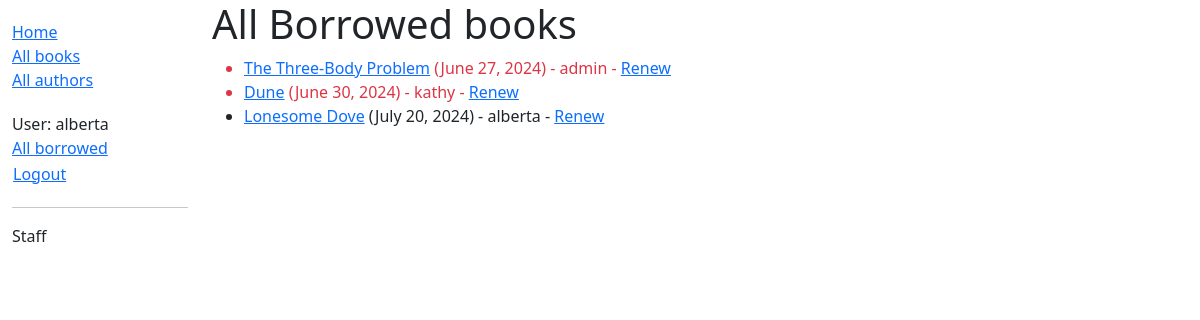
/catalog/borrowedbooks/ (signed in), run on the app's committed database.
### catalog/models.py (models this page shows, shortened)
class BookInstance(models.Model):
    id = models.UUIDField(primary_key=True, default=uuid.uuid4,
                          help_text="Unique ID for this particular book across whole library")
    book = models.ForeignKey('Book', on_delete=models.RESTRICT, null=True)
    imprint = models.CharField(max_length=200)
    due_back = models.DateField(null=True, blank=True)
    LOAN_STATUS = (
        ('m', 'Maintenance'),
        ('o', 'On loan'),
        ('a', 'Available'),
        ('r', 'Reserved'),
    )
    status = models.CharField(
        max_length=1,
        choices=LOAN_STATUS,
        blank=True,
        default='m',
        help_text='Book availability',
    )
    borrower = models.ForeignKey(
        settings.AUTH_USER_MODEL,
        on_delete=models.SET_NULL,
        null=True,
        blank=True,
    )
    class Meta:
        ordering = ['due_back']
        permissions = (('can_mark_returned', 'Set book as returned'),)
    @property
    def is_overdue(self):
        return bool(self.due_back and date.today() > self.due_back)

class Book(models.Model):
    title = models.CharField(max_length=200)
    author = models.ForeignKey('Author', on_delete=models.RESTRICT, null=True)
    summary = models.TextField(
        max_length=1000, help_text="Enter a brief description of the book")
    isbn = models.CharField('ISBN', max_length=13,
        unique=True,
        help_text='13 Character <a href="https://www.isbn-international.org/content/what-isbn'
            '">ISBN number</a>')
    genre = models.ManyToManyField(
        Genre, help_text="Select a genre for this book")
    language = models.ForeignKey('Language', on_delete=models.SET_NULL, null=True)
    def display_genre(self):
        """Create a string for the Genre. This is required to display genre in Admin."""
        return ', '.join(genre.name for genre in self.genre.all()[:3])
    display_genre.short_description = 'Genre'

### catalog/views.py (the view)
# urls.py: path('borrowedbooks/', views.LoanedBooksListView.as_view(), name='borrowed')
class LoanedBooksListView(PermissionRequiredMixin, generic.ListView):
	model = BookInstance
	paginate_by = 10
	permission_required = ('catalog.can_mark_returned',)
	def get_queryset(self):
		return (
			BookInstance.objects.filter(status__exact='o').order_by('due_back')
		)

### catalog/templates/catalog/bookinstance_list.html
{% extends 'base_generic.html' %}
{% block content %}
    <h1>All Borrowed books</h1>
    {% if bookinstance_list %}
        <ul>
            {% for bookinst in bookinstance_list %}
                <li class="{% if bookinst.is_overdue %}text-danger{% endif %}">
                    <a href="{% url 'book-detail' bookinst.book.pk %}">{{ bookinst.book.title }}</a> ({{ bookinst.due_back }}) - {{ bookinst.borrower }}
                    {% if perms.catalog.can_mark_returned %}- <a href="{% url 'renew-book-librarian' bookinst.id %}">Renew</a>{% endif %}
                </li>
            {% endfor %}
        </ul>
    {% else %}
        <p>There are no books borrowed.</p>
    {% endif %}
{% endblock %}

### catalog/templates/base_generic.html (shortened to what this page needs)
<!DOCTYPE html>
<html lang="en">
	<head>
		<link href="https://cdn.jsdelivr.net/npm/bootstrap@5.3.3/dist/css/bootstrap.min.css" rel="stylesheet">
		{% load static %}
		<link rel="stylesheet" href="{% static 'css/styles.css' %}" />
	</head>
	<body>
		<div class="container-fluid">
			<div class="row">
				<div class="col-sm-2">
					{% block sidebar %}
						<ul class="sidebar-nav">
							<li><a href="{% url 'index' %}">Home</a></li>
							<li><a href="{% url 'books' %}">All books</a></li>
							<li><a href="{% url 'authors' %}">All authors</a></li>
						</ul>
						<ul class="sidebar-nav">
							{% if user.is_authenticated %}
								<li>User: {{ user.get_username }}</li>
								{% if user.is_staff and perms.catalog.can_mark_returned %}
									<li><a href="{% url 'borrowed' %}">All borrowed</a></li>
								{% else %}
									<li><a href="{% url 'my-borrowed' %}">My borrowed</a></li>
								{% endif %}
								<li>
									<form id="logout-form" method="post" action="{% url 'logout' %}">
										<button type="submit" class="btn btn-link">Logout</button>
									</form>
								</li>
							{% else %}
								<li><a href="{% url 'login' %}?next={{ request.path }}">Login</a></li>
							{% endif %}
						</ul>
						<ul class="sidebar-nav">
							{% if user.is_staff %}
								<hr>
								<li>Staff</li>
							{% endif %}
						</ul>
					{% endblock %}
				</div>
				<div class="col-sm-10 ">{% block content %}{% endblock %}
				</div>
			</div>
		</div>
	</body>
</html>

### catalog/static/css/styles.css (style rules this page uses)
.sidebar-nav { margin-top: 20px; padding: 0; list-style: none; }
#logout-form { display: inline; }
#logout-form button { padding: 0; margin: 0; }

### data on the page
BookInstance: book "The Three-Body Problem", due_back "June 27, 2024", borrower "admin"
BookInstance: book "Dune", due_back "June 30, 2024", borrower "kathy"
BookInstance: book "Lonesome Dove", due_back "July 20, 2024", borrower "alberta"

### other printed values
{{ user.get_username }} "alberta"
